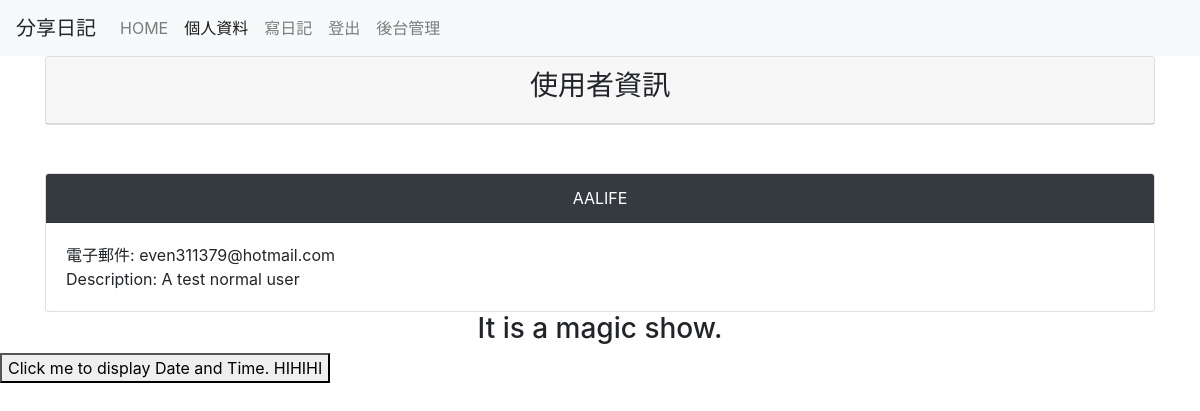
Page /userinfo/ (signed in) on the committed database.
### mysite/models.py (models this page shows, shortened)
class Profile(models.Model):
	user = models.OneToOneField(dUser, on_delete=models.CASCADE)
	height = models.PositiveIntegerField(default = 180)
	male = models.BooleanField(default=False)
	website = models.URLField(null=True,blank=True)
	description = models.TextField(null=True,blank=True)

### mysite/views.py (the view)
# urls.py: path('userinfo/',views.userinfo),
@login_required(login_url='/login')
def userinfo(request):
	USINF = True
	if request.user.is_authenticated:
		username = request.user.username
		try:
			user = User.objects.get(username=username)
			userinfo = models.Profile.objects.get(user=user)
		except:
			pass
	return HttpResponse(render(request,'../templates/userinfo.html',locals()))

### templates/userinfo.html (shortened to what this page needs)
{% extends "base.html" %}
{% block content %}
<div class='container'>
	<div class='row'>
		<div class='col-md-12'>
			<div class='card'>
				<div class='card-header' align='center'>
					<h3>使用者資訊</h3>
				</div>
			</div>
		</div>
	</div>
	<br/><br/>
	<div class='card'>
	<div class='card-header text-white bg-dark' align='center'>{{ userinfo.user.username | upper}} </div>
	<div class='card-body'>
		電子郵件: {{ userinfo.user.email }} <br/>
		Description: {{ userinfo.description }}
	</div>
	</div>
</div>
{% endblock %}

### templates/base.html (style rules this page uses)
h1, h2, h3, h4, h5, p, div { font-familty: 微軟正黑體; }

### rows in the picture
Profile: user.username "AALIFE", user.email "even311379@hotmail.com", description "A test normal user"
